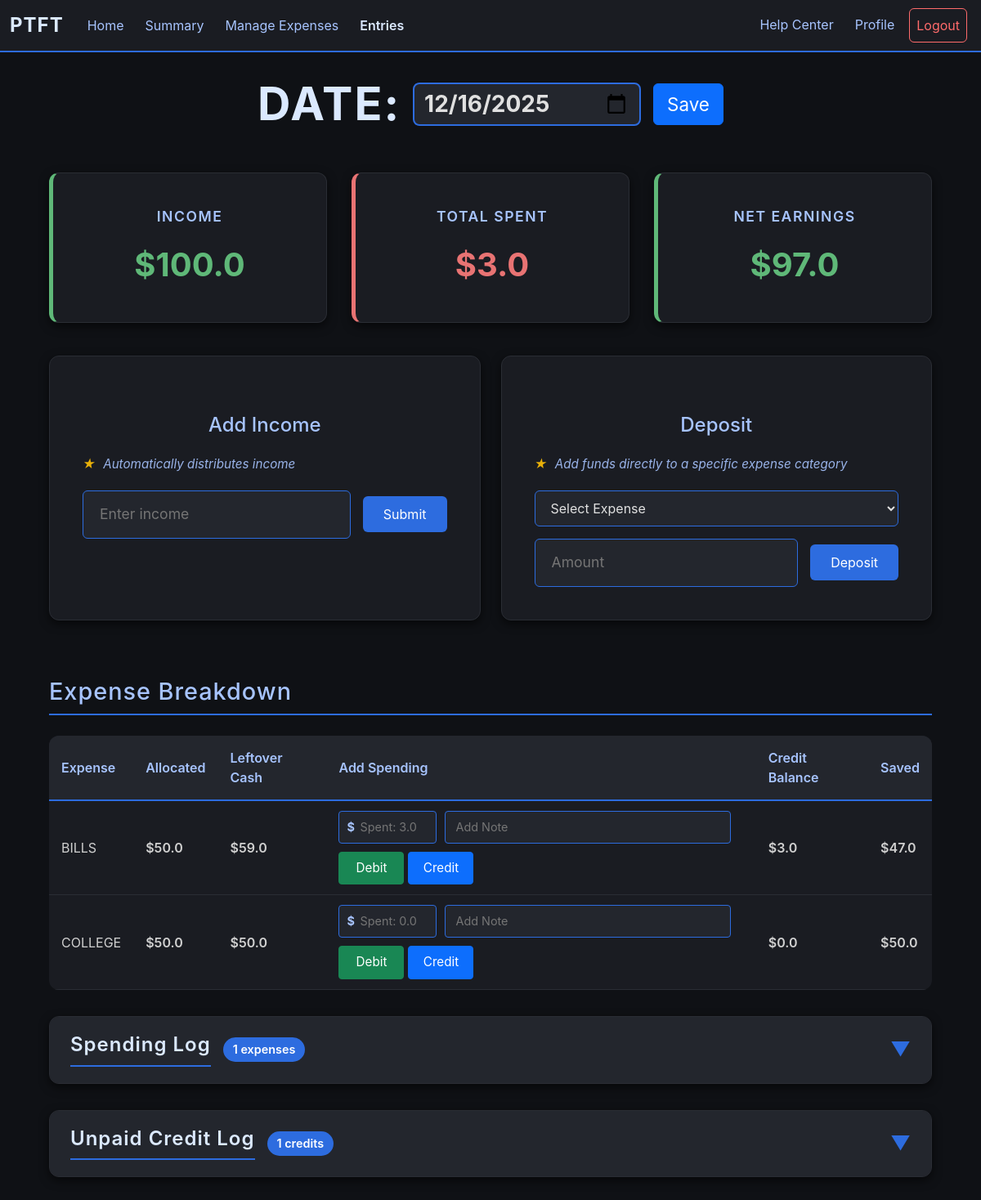
/entry/view_entry/4 (signed in), run on the app's committed database.
### app/models.py (models this page shows, shortened)
class Entry(db.Model):        #Stores each entry per user
    id = db.Column(db.Integer, primary_key = True)
    user_id = db.Column(db.Integer, db.ForeignKey("user.id"))
    income = db.Column(db.Float, default = 0.0)
    date = db.Column(db.Integer, default = date.today())

class Exp_Snap(db.Model):       #Stores a snapshot of the expense
    id = db.Column(db.Integer, primary_key = True)
    entry_id = db.Column(db.Integer)
    user_id = db.Column(db.Integer)
    expense_id = db.Column(db.Integer)
    expense_name = db.Column(db.String)
    expense_percentage = db.Column(db.Float)
    expense_earnings = db.Column(db.Float, default = 0.0)
    total_spending = db.Column(db.Float, default = 0.0)
    credit_balance = db.Column(db.Float, default = 0.0)
    def set_earnings(self, amount):
        self.expense_earnings = amount
    def get_savings(self):
        savings = round((self.expense_earnings - self.total_spending), 2)
        return savings

### app/routes/entry.py (the view)
@entry.route("/entry/view_entry/<entry_id>", methods=["GET"])
def view_entry(entry_id):
    if helper.check_login():
        snapshots = Exp_Snap.query.filter_by(entry_id = int(entry_id)).all()
        entry = Entry.query.filter_by(id = int(entry_id)).first()
        est_balance = {}        #Links the expense's total savings (amount able to spend) to the snapshot of the expense
        if request.method == "GET":
            for snapshot in snapshots:      #Calculate expense earnings using entry's total earned
                earnings = round((entry.income * snapshot.expense_percentage/100), 2)
                snapshot.set_earnings(earnings)
                savings = helper.calc_savings(snapshot.expense_id)      #Calculates the total savings to send to front
                est_balance[snapshot] = round(savings,2)
            spending = Transaction.query.filter_by(entry_id = entry_id, credit_status = False, deposit_status = False).all()
            credits = Transaction.query.filter_by(entry_id = entry_id, credit_status = True, deposit_status = False).all()
            deposits = Transaction.query.filter_by(entry_id = entry_id, credit_status = False, deposit_status = True).all()
            total_spent = 0
            for spend in spending:
                total_spent += spend.amount
            total_spent = round(total_spent, 2)
            net_earnings = round(entry.income - total_spent, 2)
            db.session.commit()
            return render_template("view_entry.html", snapshots = snapshots, entry = entry, est_balance = est_balance, spending = spending, net_earnings = net_earnings, total_spent = total_spent, deposits = deposits, credits = credits)
        else:
            return redirect(url_for("entry.all_entry"))
    else:
        return redirect(url_for("user.login"))

### app/helper.py (called while the page is built)
def check_login():
    return "user_id" in session

def calc_savings(expense_id):
    snaps = Exp_Snap.query.filter_by(expense_id = expense_id).all()
    deposits = Transaction.query.filter_by(expense_id = expense_id, user_id = session["user_id"], deposit_status = True).all()
    earnings = 0
    for deposit in deposits:        #Calculating total deposit for desired expense
        earnings += deposit.amount
    spending = 0
    for snap in snaps:      #Calculating total spending and income for desired expense
        earnings += snap.expense_earnings
        spending += snap.total_spending
    return round(earnings-spending, 2)      #Returns savings amount

### app/templates/view_entry.html (shortened to what this page needs)
{% extends "budget_base.html" %}
{% block content %}
<link rel="stylesheet" href="{{ url_for('static', filename='style.css') }}">
<div class="expense-container">
    <div class="date-editor">
        <h1 class="main-title">
            <form action="/update_date/{{entry.id}}" method="POST" class="inline-date-form">
                <span>DATE:</span>
                <input type="date" value="{{entry.date}}" name="new_date" class="date-input-title">
                <button type="submit" class="btn btn-primary">Save</button>
            </form>
        </h1>
    </div>
    <div class="entry-overview">
        <div class="entry-stat income">
            <div class="entry-stat-label"> Income</div>
            <div class="entry-stat-value">${{ entry.income }}</div>
        </div>
        <div class="entry-stat spent">
            <div class="entry-stat-label">Total Spent</div>
            <div class="entry-stat-value">${{ total_spent }}</div>
        </div>
        <div class="entry-stat {% if entry.income - total_spent >= 0 %}income{% else %}spent{% endif %}">
            <div class="entry-stat-label">Net Earnings</div>
            <div class="entry-stat-value">${{net_earnings}}</div>
        </div>
    </div>
        <div class="function-sections">
            <div class="form-section">
                <h2 class="form-title">Add Income</h2>
                <p class="function-helper-text"><span class="tip-star">★</span> Automatically distributes income</p>
                <form action="/add_income/{{entry.id}}" method="POST" class="inline-form">
                    <div class="input-wrapper">
                        <input type="number" step="0.01" name="income" placeholder="Enter income" required>
                    </div>
                    <button type="submit" class="form-btn">Submit</button>
                </form>
            </div>
            <div class="form-section">
                <h2 class="form-title">Deposit</h2>
                    <p class="function-helper-text"><span class="tip-star">★</span> Add funds directly to a specific expense category</p>
                    <form action="/entry_deposit" method="POST" class="inline-form">
                        <select name="snap_id" required>
                            <option value="">Select Expense</option>
                        </select>
                        <div class="input-wrapper">
                            <input type="number" step="0.01" name="amount" placeholder="Amount"  required>
                        </div>
                        <button type="submit" class="form-btn">Deposit</button>
                </form>
            </div>
    </div>
    <h1 class="section-title">Expense Breakdown</h1>
    <table class="expense-table">
        <thead>
            <tr>
                <th>Expense</th>
                <th>Allocated</th>
                <th>Leftover Cash</th>
                <th>Add Spending</th>
                <th>Credit Balance</th>
                <th>Saved</th>
            </tr>
        </thead>
        <tbody>
            {% for snapshot in snapshots %}
            <tr>
                <td>{{snapshot.expense_name}}</td>
                <td class="earnings-cell">${{snapshot.expense_earnings}}</td>
                <td class="balance-cell">${{est_balance[snapshot]}}</td>
                <td>
                    <form action="/add_spending/{{snapshot.id}}" method="POST" class="spending-form">
                        <div class="spending-inputs">
                            <div class="input-wrapper-small">
                                <span class="currency-symbol-small">$</span>
                                <input type="number" step="0.01" placeholder="Spent: {{snapshot.total_spending}}" name="spending" required>
                            </div>
                            <input type="text" placeholder="Add Note" name="reasoning" class="note-input">
                        </div>
                        <div class="spending-buttons">
                            <button type="submit" class="btn btn-success btn-sm">Debit</button>
                            <button type="submit" class="btn btn-primary btn-sm" formaction="/add_credit/{{snapshot.id}}">Credit</button>
                        </div>
                    </form>
                </td>
                <td class="spent-cell">${{snapshot.credit_balance}}</td>
                <td class="savings-cell">${{snapshot.get_savings()}}</td>
            </tr>
            {% endfor %}
        </tbody>
    </table>
    {% if spending %}
        <div class="collapsible-section">
            <div class="collapsible-header" onclick="toggleSection(this)">
                <div class="collapsible-title-wrapper">
                    <h1 class="collapsible-title section-title">Spending Log</h1>
                    <span class="item-count">{{ spending|length }} expenses</span>
                </div>
                <span class="collapsible-arrow">▼</span>
            </div>
        </div>
    {% endif %}
    {% if credits %}
        <div class="collapsible-section">
            <div class="collapsible-header" onclick="toggleSection(this)">
                <div class="collapsible-title-wrapper">
                    <h1 class="collapsible-title section-title">Unpaid Credit Log</h1>
                    <span class="item-count">{{ credits|length }} credits</span>
                </div>
                <span class="collapsible-arrow">▼</span>
            </div>
        </div>
{% endif %}
{% endblock %}

### data on the page
Entry: new_date "12/16/2025", income "100.0"
Exp_Snap: expense_name "BILLS", expense_earnings "50.0", est_balance "59.0", spending "Spent: 3.0", credit_balance "3.0", get_savings "47.0"
Exp_Snap: expense_name "COLLEGE", expense_earnings "50.0", est_balance "50.0", spending "Spent: 0.0", credit_balance "0.0", get_savings "50.0"

### other printed values
{{ total_spent }} "3.0"
{{ net_earnings }} "97.0"
{{ spending|length }} "1"
{{ credits|length }} "1"
